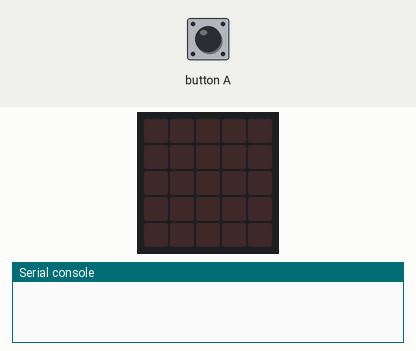
Bench run of a program on a simulated BBC micro:bit running MicroPython. Shown: the board's 5×5 LED display, the last lines printed to the serial console. Inputs (shaded band) come from the test bench.

Above: at 1.2 s.
1.3 s: button A pressed for 0.15 s
At 2.3 s:
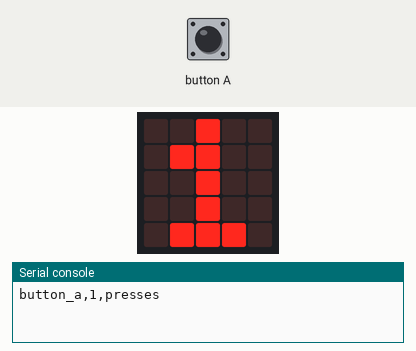
2.9 s: button A pressed for 1 s
At 3.9 s:
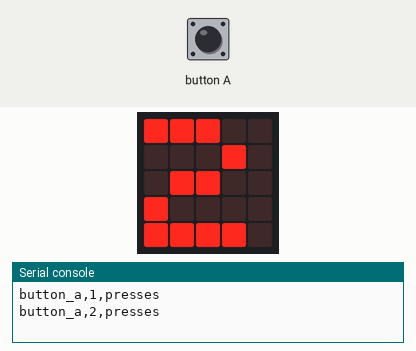
5.4 s: button A pressed for 0.15 s
At 6.6 s:
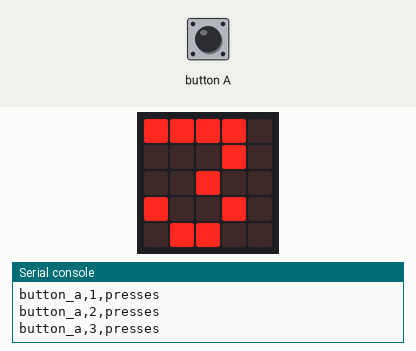
7.0 s: button A pressed for 1 s
At 7.7 s:
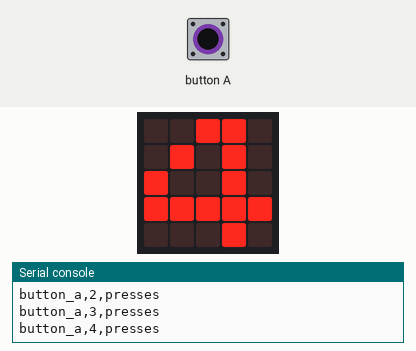
Timing chart, 0 to 10.0 s (numbered marks = the images above; inputs shaded):
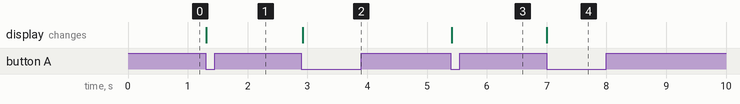

The program:

main.py
```python
from microbit import button_a, display, sleep

# Count button A presses since the board started.
presses = 0
while True:
    if button_a.was_pressed():
        presses += 1
        display.show(str(presses % 10))
        print("button_a,%d,presses" % presses)
    sleep(20)
```

Measured:
- after the input at 1.3 s, the display: changes at once (image 1)
- after the input at 2.9 s, the display: changes at once (image 2)
- after the input at 5.4 s, the display: changes at once (image 3)
- after the input at 7.0 s, the display: changes at once (image 4)
